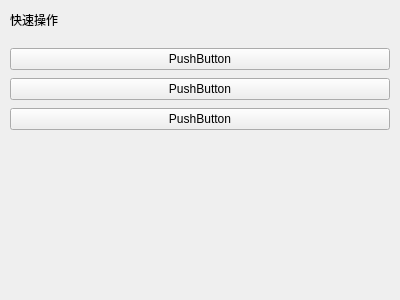
<?xml version="1.0" encoding="UTF-8"?>
<ui version="4.0">
 <class>CardQuickOptionWidget</class>
 <widget class="QWidget" name="CardQuickOptionWidget">
  <property name="geometry">
   <rect>
    <x>0</x>
    <y>0</y>
    <width>400</width>
    <height>300</height>
   </rect>
  </property>
  <property name="windowTitle">
   <string>Form</string>
  </property>
  <layout class="QVBoxLayout" name="verticalLayout">
   <property name="spacing">
    <number>8</number>
   </property>
   <property name="leftMargin">
    <number>10</number>
   </property>
   <property name="topMargin">
    <number>10</number>
   </property>
   <property name="rightMargin">
    <number>10</number>
   </property>
   <property name="bottomMargin">
    <number>10</number>
   </property>
   <item>
    <widget class="QWidget" name="titleWidget" native="true">
     <property name="maximumSize">
      <size>
       <width>16777215</width>
       <height>50</height>
      </size>
     </property>
     <layout class="QHBoxLayout" name="horizontalLayout">
      <property name="spacing">
       <number>0</number>
      </property>
      <property name="leftMargin">
       <number>0</number>
      </property>
      <property name="topMargin">
       <number>0</number>
      </property>
      <property name="rightMargin">
       <number>0</number>
      </property>
      <property name="bottomMargin">
       <number>10</number>
      </property>
      <item>
       <widget class="QLabel" name="card1Title">
        <property name="styleSheet">
         <string notr="true"/>
        </property>
        <property name="text">
         <string>快速操作</string>
        </property>
       </widget>
      </item>
      <item>
       <spacer name="horizontalSpacer_3">
        <property name="orientation">
         <enum>Qt::Horizontal</enum>
        </property>
        <property name="sizeHint" stdset="0">
         <size>
          <width>40</width>
          <height>20</height>
         </size>
        </property>
       </spacer>
      </item>
     </layout>
    </widget>
   </item>
   <item>
    <widget class="QPushButton" name="pushButton_2">
     <property name="text">
      <string>PushButton</string>
     </property>
    </widget>
   </item>
   <item>
    <widget class="QPushButton" name="pushButton">
     <property name="text">
      <string>PushButton</string>
     </property>
    </widget>
   </item>
   <item>
    <widget class="QPushButton" name="pushButton_3">
     <property name="text">
      <string>PushButton</string>
     </property>
    </widget>
   </item>
   <item>
    <spacer name="verticalSpacer">
     <property name="orientation">
      <enum>Qt::Vertical</enum>
     </property>
     <property name="sizeHint" stdset="0">
      <size>
       <width>20</width>
       <height>40</height>
      </size>
     </property>
    </spacer>
   </item>
  </layout>
 </widget>
 <resources/>
 <connections/>
</ui>
